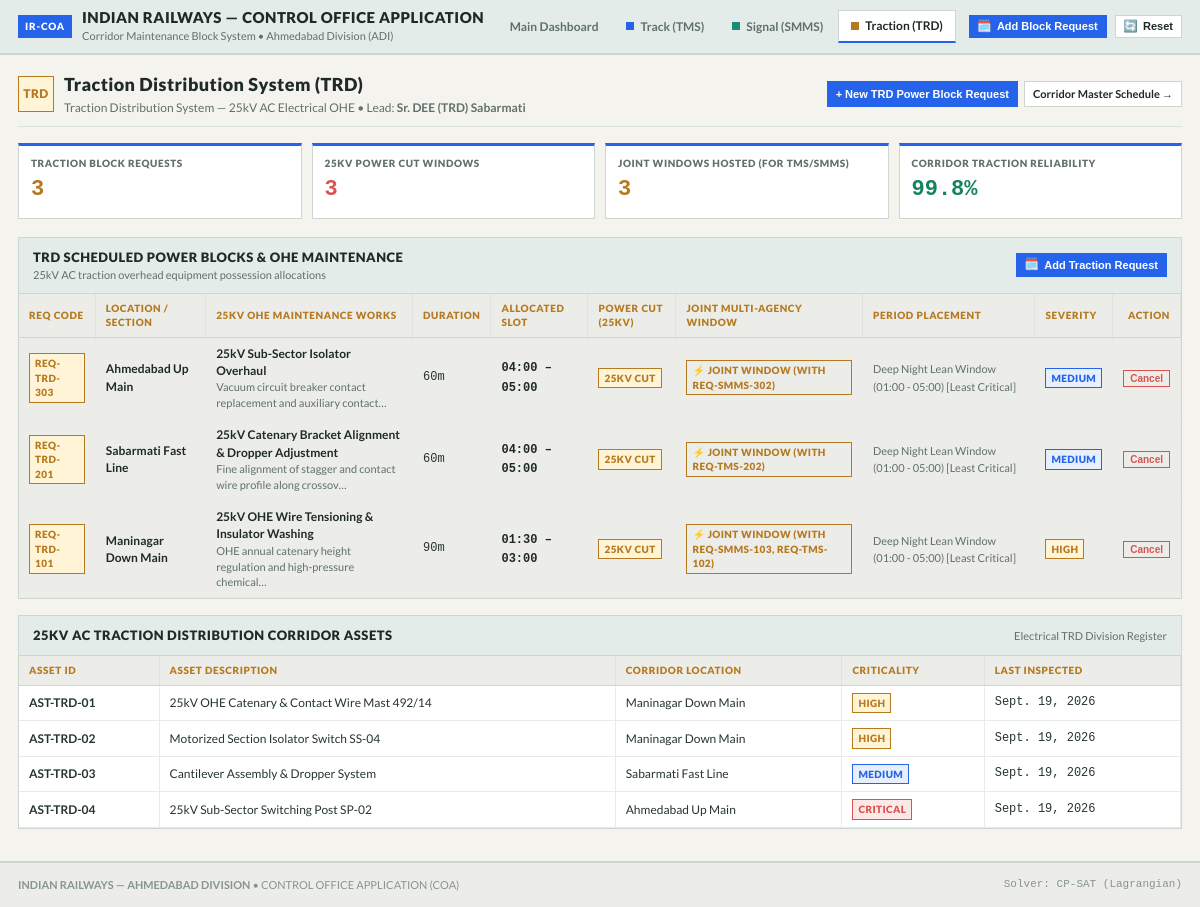
Page /trd/ on the committed database.
### core/models.py (models this page shows, shortened)
class Team(models.Model):
    TEAM_CHOICES = [
        ('tms', 'Track Management System (TMS)'),
        ('smms', 'Signal Maintenance & Management System (SMMS)'),
        ('trd', 'Traction Distribution System (TRD)'),
        ('engineering', 'Track Management System (TMS)'),
        ('signal', 'Signal Maintenance & Management System (SMMS)'),
        ('traction', 'Traction Distribution System (TRD)'),
        ('operations', 'Joint Operations / Master Control'),
    ]
    code = models.CharField(max_length=20, unique=True, choices=TEAM_CHOICES)
    name = models.CharField(max_length=100)
    department_name = models.CharField(max_length=150, help_text="e.g. Civil Engineering (P-Way)")
    lead_name = models.CharField(max_length=100, default="Section Controller")
    badge_color = models.CharField(max_length=20, default="#0075F2")
    created_at = models.DateTimeField(auto_now_add=True)

class MaintenanceRequest(models.Model):
    SEVERITY_CHOICES = [
        ('CRITICAL', 'Critical'),
        ('HIGH', 'High'),
        ('MEDIUM', 'Medium'),
        ('LOW', 'Low'),
    ]
    STATUS_CHOICES = [
        ('PENDING', 'Pending'),
        ('SCHEDULED', 'Scheduled'),
        ('ACTIVE', 'Active'),
        ('COMPLETED', 'Completed'),
        ('CONFLICT', 'Conflict'),
    ]
    request_code = models.CharField(max_length=30, unique=True)
    team = models.ForeignKey(Team, on_delete=models.CASCADE, related_name='requests')
    asset_id = models.CharField(max_length=50)
    asset_type = models.CharField(max_length=100)
    location = models.CharField(max_length=100)
    maintenance_type = models.CharField(max_length=120)
    description = models.TextField()
    severity = models.CharField(max_length=20, choices=SEVERITY_CHOICES, default='MEDIUM')
    is_emergency = models.BooleanField(default=False)
    estimated_duration = models.IntegerField(help_text="Duration in minutes (e.g. 45, 60, 90)")
    preferred_date = models.DateField(default=timezone.now)
    preferred_time = models.TimeField(null=True, blank=True)
    required_resources = models.CharField(max_length=200, help_text="e.g. Tamping Machine + Gang, Tower Wagon")
    status = models.CharField(max_length=20, choices=STATUS_CHOICES, default='PENDING')
    assigned_block = models.ForeignKey(
        RailwayBlock,
        null=True,
        blank=True,
        on_delete=models.SET_NULL,
        related_name='maintenance_tasks'
    )
    calculated_priority_score = models.FloatField(default=0.0)
    conflict_reason = models.TextField(blank=True, default='')
    ai_justification = models.TextField(blank=True, default='')
    scheduled_start_time = models.TimeField(null=True, blank=True)
    scheduled_end_time = models.TimeField(null=True, blank=True)
    is_joint = models.BooleanField(default=False, help_text="Co-scheduled in joint shadow block")
    joined_with_codes = models.CharField(max_length=200, blank=True, default='')
    slot_period_desc = models.CharField(max_length=150, blank=True, default='')
    traffic_criticality = models.FloatField(default=0.0)
    created_at = models.DateTimeField(auto_now_add=True)
    updated_at = models.DateTimeField(auto_now=True)
    class Meta:
        ordering = ['-calculated_priority_score', '-created_at']

class Asset(models.Model):
    CRITICALITY_CHOICES = [
        ('CRITICAL', 'Critical'),
        ('HIGH', 'High'),
        ('MEDIUM', 'Medium'),
        ('LOW', 'Low'),
    ]
    asset_id = models.CharField(max_length=50, unique=True)
    asset_type = models.CharField(max_length=100)
    location = models.CharField(max_length=100)
    team = models.ForeignKey(Team, on_delete=models.CASCADE, related_name='assets')
    criticality = models.CharField(max_length=20, choices=CRITICALITY_CHOICES, default='MEDIUM')
    last_inspection_date = models.DateField(default=timezone.now)
    created_at = models.DateTimeField(auto_now_add=True)

### core/views.py (the view)
# urls.py: path('trd/', views.trd_dashboard, name='trd_dashboard'),
def trd_dashboard(request):
    team = _get_or_create_team('trd')
    return _render_department_dashboard(request, team, 'dashboard_trd.html')

### templates/dashboard_trd.html (shortened to what this page needs)
{% extends 'base.html' %}
{% load static %}
{% block content %}
<div class="page-header">
  <div>
    <div style="display: flex; align-items: center; gap: 10px;">
      <span class="dept-badge-large badge-trd">TRD</span>
      <div>
        <h2 class="page-title">Traction Distribution System (TRD)</h2>
        <p class="page-subtitle">{{ team.department_name }} • Lead: <strong>{{ team.lead_name }}</strong></p>
      </div>
    </div>
  </div>
  <div class="header-button-group">
    <button class="btn btn-primary btn-sm" onclick="openGlobalAddBlockModal('trd')">
      + New TRD Power Block Request
    </button>
    <a href="{% url 'index' %}" class="btn btn-outline btn-sm">Corridor Master Schedule &rarr;</a>
  </div>
</div>
<section class="kpi-grid">
  <div class="kpi-card">
    <div class="kpi-label">Traction Block Requests</div>
    <div class="kpi-value" style="color: var(--gold-accent);">{{ metrics.total }}</div>
  </div>
  <div class="kpi-card">
    <div class="kpi-label">25kV Power Cut Windows</div>
    <div class="kpi-value" style="color: var(--red-secondary);">{{ metrics.scheduled }}</div>
  </div>
  <div class="kpi-card">
    <div class="kpi-label">Joint Windows Hosted (for TMS/SMMS)</div>
    <div class="kpi-value" style="color: var(--gold-accent);">{{ metrics.joint_count }}</div>
  </div>
  <div class="kpi-card">
    <div class="kpi-label">Corridor Traction Reliability</div>
    <div class="kpi-value" style="color: var(--signal-clear);">99.8%</div>
  </div>
</section>
<div class="card">
  <div class="card-header">
    <div>
      <div class="card-title">TRD Scheduled Power Blocks & OHE Maintenance</div>
      <div class="card-subtitle">25kV AC traction overhead equipment possession allocations</div>
    </div>
    <button class="btn btn-primary btn-sm" onclick="openGlobalAddBlockModal('trd')">
      <span class="ui-icon" aria-hidden="true">🗓️</span>
      Add Traction Request
    </button>
  </div>
  <div class="table-responsive">
    <table class="table-custom">
      <thead>
        <tr>
          <th>Req Code</th>
          <th>Location / Section</th>
          <th>25kV OHE Maintenance Works</th>
          <th>Duration</th>
          <th>Allocated Slot</th>
          <th>Power Cut (25kV)</th>
          <th>Joint Multi-Agency Window</th>
          <th>Period Placement</th>
          <th>Severity</th>
          <th style="text-align: right;">Action</th>
        </tr>
      </thead>
      <tbody>
        {% for r in requests %}
          <tr class="{% if r.is_joint %}bundled-row{% endif %}">
            <td><span class="badge badge-trd">{{ r.request_code }}</span></td>
            <td><strong style="color: var(--text-bright);">{{ r.location }}</strong></td>
            <td>
              <div style="font-weight: 600; color: var(--text-bright);">{{ r.maintenance_type }}</div>
              <div style="font-size: 11px; color: var(--text-muted);">{{ r.description|truncatechars:65 }}</div>
            </td>
            <td style="font-family: monospace;">{{ r.estimated_duration }}m</td>
            <td>
              {% if r.scheduled_start_time %}
                <strong style="color: var(--text-bright); font-family: monospace;">{{ r.scheduled_start_time|time:"H:i" }} – {{ r.scheduled_end_time|time:"H:i" }}</strong>
              {% else %}
                <span class="badge badge-pending">PENDING</span>
              {% endif %}
            </td>
            <td>
              <span class="badge badge-ohe">25kV Cut</span>
            </td>
            <td>
              {% if r.is_joint %}
                <span class="badge badge-joint">⚡ Joint Window (with {{ r.joined_with_codes }})</span>
              {% else %}
                <span style="font-size: 11px; color: var(--text-muted);">Exclusive Power Block</span>
              {% endif %}
            </td>
            <td>
              <span style="font-size: 11px; color: var(--text-muted);">{{ r.slot_period_desc|default:"Off-Peak Lean Window" }}</span>
            </td>
            <td><span class="badge badge-{{ r.severity|lower }}">{{ r.severity }}</span></td>
            <td style="text-align: right;">
              <button class="btn-danger-sm" onclick="cancelRequest({{ r.id }}, '{{ r.request_code }}')">
                Cancel
              </button>
            </td>
          </tr>
        {% empty %}
          <tr>
            <td colspan="10" style="text-align: center; color: var(--text-dim); padding: 24px;">
              No TRD power block requests registered. Click '+ New TRD Power Block Request' above.
            </td>
          </tr>
        {% endfor %}
      </tbody>
    </table>
  </div>
</div>
<div class="card" style="margin-top: 16px;">
  <div class="card-header">
    <div class="card-title">25kV AC Traction Distribution Corridor Assets</div>
    <span style="font-size: 11px; color: var(--text-muted);">Electrical TRD Division Register</span>
  </div>
  <div class="table-responsive">
    <table class="table-custom">
      <thead>
        <tr>
          <th>Asset ID</th>
          <th>Asset Description</th>
          <th>Corridor Location</th>
          <th>Criticality</th>
          <th>Last Inspected</th>
        </tr>
      </thead>
      <tbody>
        {% for a in assets %}
          <tr>
            <td><strong>{{ a.asset_id }}</strong></td>
            <td>{{ a.asset_type }}</td>
            <td>{{ a.location }}</td>
            <td><span class="badge badge-{{ a.criticality|lower }}">{{ a.criticality }}</span></td>
            <td style="font-family: monospace;">{{ a.last_inspection_date }}</td>
          </tr>
        {% empty %}
          <tr>
            <td colspan="5" style="text-align: center; color: var(--text-dim); padding: 16px;">
              No assets registered for TRD.
            </td>
          </tr>
        {% endfor %}
      </tbody>
    </table>
  </div>
</div>
{% endblock %}

### rows in the picture
Team: department_name "Traction Distribution System — 25kV AC Electrical OHE", lead_name "Sr. DEE (TRD) Sabarmati"
MaintenanceRequest: request_code "REQ-TRD-303", location "Ahmedabad Up Main", maintenance_type "25kV Sub-Sector Isolator Overhaul", description "Vacuum circuit breaker contact replacement and auxiliary contact…", estimated_duration "60", scheduled_start_time "04:00", scheduled_end_time "05:00", joined_with_codes "REQ-SMMS-302", slot_period_desc "Deep Night Lean Window (01:00 - 05:00) [Least Critical]", severity "MEDIUM"
MaintenanceRequest: request_code "REQ-TRD-201", location "Sabarmati Fast Line", maintenance_type "25kV Catenary Bracket Alignment & Dropper Adjustment", description "Fine alignment of stagger and contact wire profile along crossov…", estimated_duration "60", scheduled_start_time "04:00", scheduled_end_time "05:00", joined_with_codes "REQ-TMS-202", slot_period_desc "Deep Night Lean Window (01:00 - 05:00) [Least Critical]", severity "MEDIUM"
MaintenanceRequest: request_code "REQ-TRD-101", location "Maninagar Down Main", maintenance_type "25kV OHE Wire Tensioning & Insulator Washing", description "OHE annual catenary height regulation and high-pressure chemical…", estimated_duration "90", scheduled_start_time "01:30", scheduled_end_time "03:00", joined_with_codes "REQ-SMMS-103, REQ-TMS-102", slot_period_desc "Deep Night Lean Window (01:00 - 05:00) [Least Critical]", severity "HIGH"
Asset: asset_id "AST-TRD-01", asset_type "25kV OHE Catenary & Contact Wire Mast 492/14", location "Maninagar Down Main", criticality "HIGH", last_inspection_date "Sept. 19, 2026"
Asset: asset_id "AST-TRD-02", asset_type "Motorized Section Isolator Switch SS-04", location "Maninagar Down Main", criticality "HIGH", last_inspection_date "Sept. 19, 2026"
Asset: asset_id "AST-TRD-03", asset_type "Cantilever Assembly & Dropper System", location "Sabarmati Fast Line", criticality "MEDIUM", last_inspection_date "Sept. 19, 2026"
Asset: asset_id "AST-TRD-04", asset_type "25kV Sub-Sector Switching Post SP-02", location "Ahmedabad Up Main", criticality "CRITICAL", last_inspection_date "Sept. 19, 2026"

### other values in the picture
{{ metrics.total }} "3"
{{ metrics.scheduled }} "3"
{{ metrics.joint_count }} "3"
